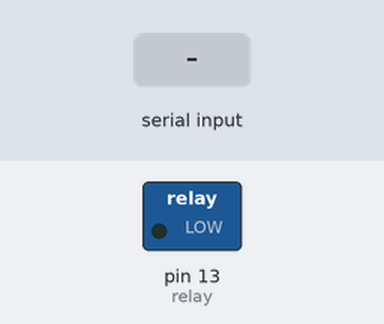
This sketch was run on a simulated Arduino Uno, built with avr-gcc and run on an emulated ATmega328P. Parts: switched loads named in the sketch (green lamp = pin HIGH). The inputs (shaded band) are chosen by the test bench.

Above: at 1.2 s.
1.3 s: "90,45\n" received over the second serial link
At 2.3 s:
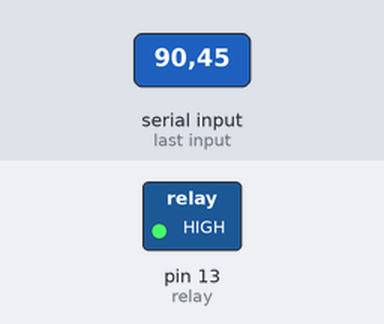
2.8 s: "5\n" received over the second serial link
At 3.4 s:
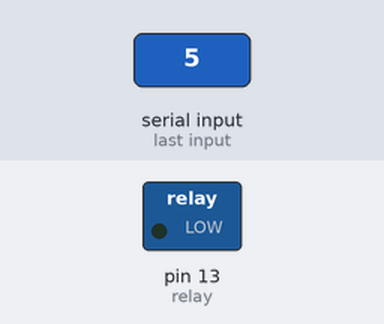
4.3 s: "90\n" received over the second serial link
At 4.6 s:
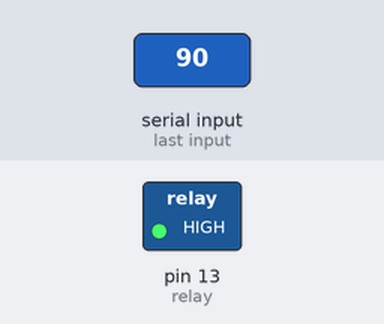
Timing chart, 0 to 7.3 s (numbered marks = the images above; inputs shaded):
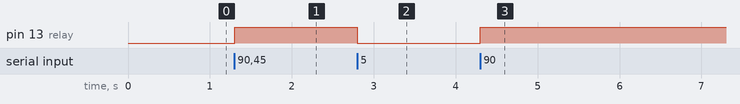

The sketch:

BatteryLifeSaver.ino
```cpp
#include <SoftwareSerial.h>

#define BT_RECEIVE_TIMEOUT 60000
#define BAUD 9600
#define relay 13
#define MIN_CUT_OFF_BATTERY_PCT 30
#define MAX_CUT_OFF_BATTERY_PCT 90

String receivedString;
SoftwareSerial BTserial(2, 3); // RX | TX


bool started  = false;
long lastreceivedTimeInMili = 0;
bool relayState = LOW;

void setup()
{
  BTserial.begin(BAUD);
  pinMode(relay, OUTPUT);
  digitalWrite(relay, relayState);
}

void loop()
{
  receivedString = "";
  if (BTserial.available() > 0)
  {
    started = true;
    receivedString = BTserial.readStringUntil('\n');
    lastreceivedTimeInMili = millis();
  }

  //Intial condition: Keep battery charger on if bluetooth communication is not started yet since begining
  if (!started)
  {
    digitalWrite(relay, LOW);
    return;
  }

  //If bluetooth data times out after 1 minute then swicth off charger currently.
  //This is to handle case when laptop goes in sleep mode and we dont receive any data.
  if ((millis() - lastreceivedTimeInMili) > BT_RECEIVE_TIMEOUT)
  {
    digitalWrite(relay, HIGH);
    return;
  }

  if (receivedString != "")
  {
    int batteryPercentage = receivedString.toInt();
    if (batteryPercentage >= MAX_CUT_OFF_BATTERY_PCT)
    {
      relayState = HIGH;
    }
    else if (batteryPercentage < MIN_CUT_OFF_BATTERY_PCT)
    {
      relayState = LOW;
    }
    digitalWrite(relay, relayState);
  }
}
```

Measured:
- after the input at 1.3 s, pin 13 (relay): LOW → HIGH at once
- after the input at 2.8 s, pin 13 (relay): HIGH → LOW at once
- after the input at 4.3 s, pin 13 (relay): LOW → HIGH at once
